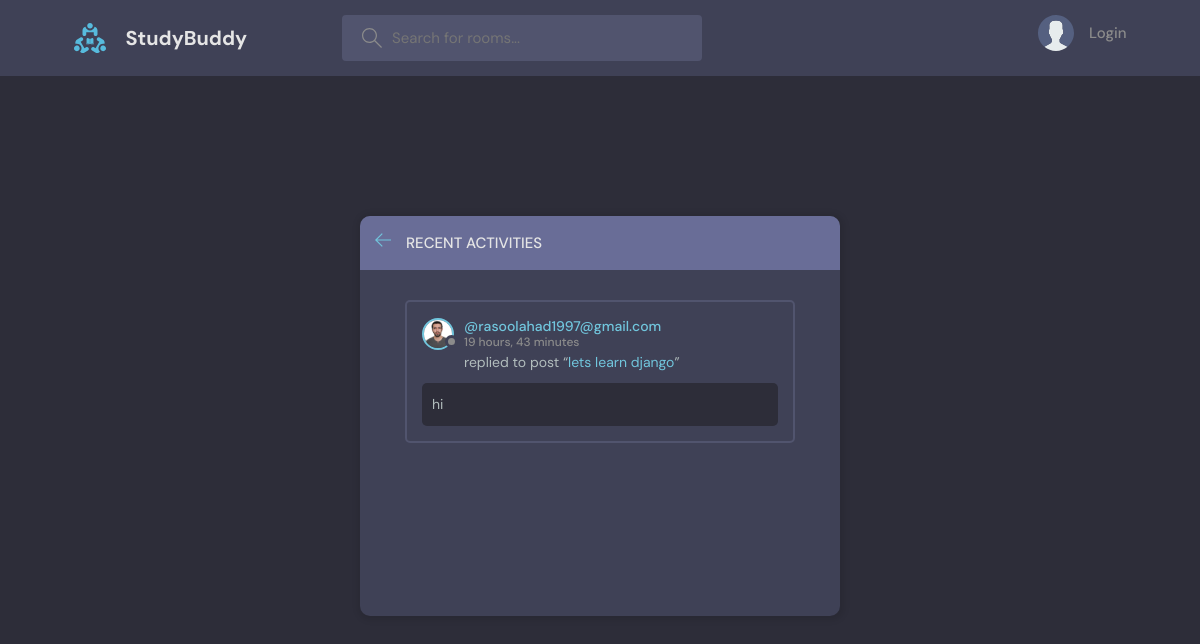
The page /activity/ on the database as committed earlier.
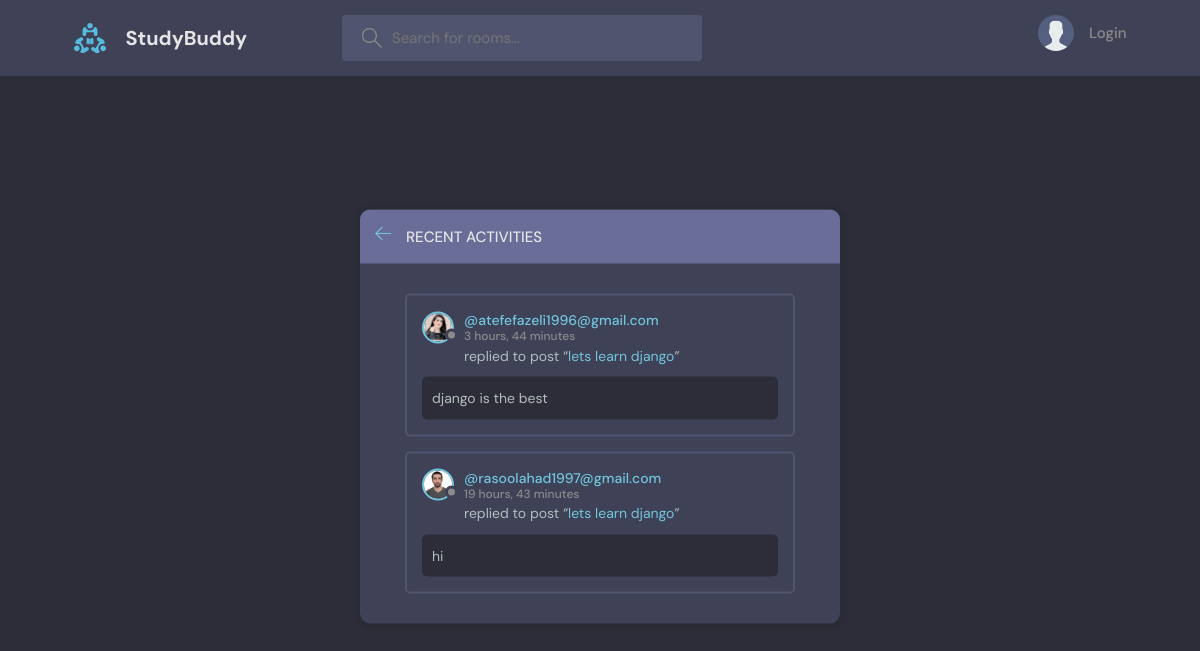
The same page on the database as committed later.
### base/models.py (models this page shows)
class Message(models.Model):
    user = models.ForeignKey(User, verbose_name=_("user"), on_delete=models.CASCADE)
    room = models.ForeignKey("base.Room", verbose_name=_("room"), on_delete=models.CASCADE)
    body = models.TextField(_("body"))
    updated = models.DateTimeField(_("update"), auto_now=True)
    created = models.DateTimeField(_("create"), auto_now_add=True)
    class Meta:
        ordering = ["-updated","-created"]
    def __str__(self):
        return self.body[:50]

class User(AbstractUser):
    name = models.CharField( max_length=200, null=True)
    email = models.EmailField(unique=True, null=True)
    bio = models.TextField(null=True)
    avatar = models.ImageField(null= True, default="avatar.svg")
    USERNAME_FIELD = 'email'
    REQUIRED_FIELDS = []

class Room(models.Model):
    host = models.ForeignKey(User, verbose_name=_("host"), on_delete=models.SET_NULL, null=True)
    topic = models.ForeignKey("base.Topic", verbose_name=_("topic"), on_delete=models.SET_NULL, null=True)
    name = models.CharField(_("name"), max_length=200)
    description = models.TextField(_("description"), null=True, blank=True)
    participant = models.ManyToManyField(User, related_name="participant" , verbose_name=_("participants"))
    updated = models.DateTimeField(_("update"), auto_now=True)
    created = models.DateTimeField(_("create"), auto_now_add=True)
    def __str__(self):
        return self.name
    class Meta:
        db_table = 'Room'
        verbose_name = 'room'
        verbose_name_plural = 'rooms'
        ordering = ["-updated","-created"]

### base/views.py (the view)
# urls.py: path("activity/", views.activityPage, name = "activity" ),
def activityPage(request):
    activities = Message.objects.all()
    context ={"activities":activities}
    return render(request, "base/activity.html", context)

### base/templates/base/activity.html (shortened to what this page needs)
{% extends "main.html" %}
{% block content %}
    <main class="layout">
      <div class="container">
        <div class="layout__box">
          <div class="layout__boxHeader">
            <div class="layout__boxTitle">
              <a href="{% url 'home' %}">
                <svg version="1.1" xmlns="http://www.w3.org/2000/svg" width="32" height="32" viewBox="0 0 32 32">
                  <title>arrow-left</title>
                  <path
                    d="M13.723 2.286l-13.723 13.714 13.719 13.714 1.616-1.611-10.96-10.96h27.625v-2.286h-27.625l10.965-10.965-1.616-1.607z"
                  ></path>
                </svg>
              </a>
              <h3>Recent Activities</h3>
            </div>
          </div>
          <div class="activities-page layout__body">
            {% for activity in activities  %}
  <div class="activities__box">
    <div class="activities__boxHeader roomListRoom__header">
      <a href="{% url 'user-profile' activity.user.id %}" class="roomListRoom__author">
        <div class="avatar avatar--small">
          <img src="{{activity.user.avatar.url}}" />
        </div>
        <p>
          @{{activity.user}}
          <span>{{activity.created|timesince}}</span>
        </p>
      </a>
    </div>
    <div class="activities__boxContent">
      <p>replied to post “<a href="{% url 'room' activity.room.id %}">{{activity.room}}</a>”</p>
      <div class="activities__boxRoomContent">
       {{activity}}
      </div>
    </div>
  </div>
  {% endfor %}
          </div>
        </div>
      </div>
    </main>
{% endblock content %}

Rows that differ between the two databases and show on the page:
added Message: user.avatar (picture), user "atefefazeli1996@gmail.com", created "3 hours, 44 minutes", room "lets learn django", body "django is the best"
